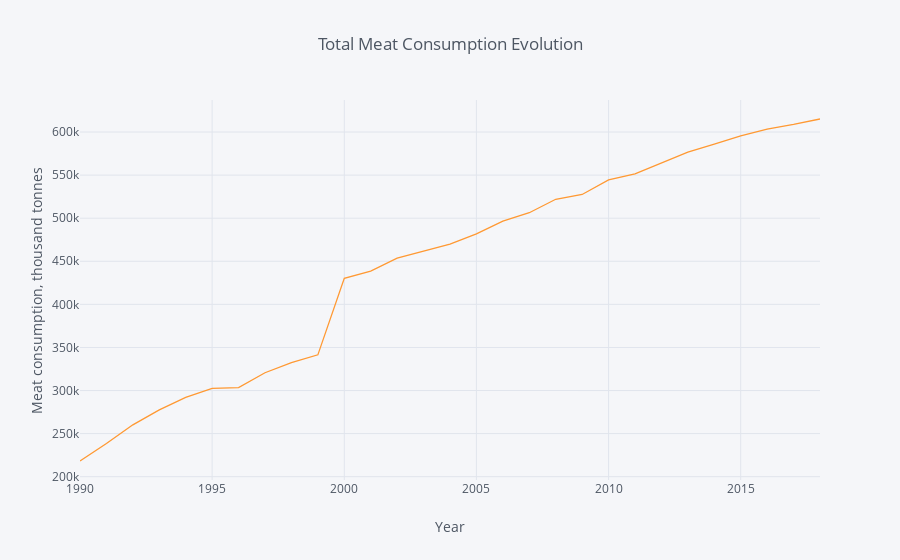

The code cell stored with this chart in its notebook:
### Code cell
# Option 2: we can use iplot on the df_total_year pandas Dataframe
# In this case we need to specify the x and y axis
df_total_year.iplot(kind='line', 
                    x='TIME',
                    y='Value',
                    title='Total Meat Consumption Evolution',
                    xTitle='Year',
                    yTitle='Meat consumption, thousand tonnes')

### Figure 1 — Plotly figure (JSON) as saved in the notebook; plotly's stock layout.template omitted (floating-point values rounded to 4 significant figures)
{"data": [{"line": {"color": "rgba(255, 153, 51, 1.0)", "dash": "solid", "shape": "linear", "width": 1.3}, "mode": "lines", "name": "Value", "text": "", "type": "scatter", "uid": "7af1c844-055d-451e-a459-6d566d0f4277", "x": [1990, 1991, 1992, 1993, 1994, 1995, 1996, 1997, 1998, 1999, 2000, 2001, 2002, 2003, 2004, 2005, 2006, 2007, 2008, 2009, 2010, 2011, 2012, 2013, 2014, 2015, 2016, 2017, 2018], "y": [218203, 238417, 260198, 277449, 292060, 302593, 303447, 320615, 332461, 341410, 430161, 438483, 453547, 461973, 469940, 481864, 496697, 506330, 521975, 527523, 544439, 551565, 564106, 576559, 585890, 595643, 603474, 608799, 615118]}], "layout": {"legend": {"bgcolor": "#F5F6F9", "font": {"color": "#4D5663"}}, "paper_bgcolor": "#F5F6F9", "plot_bgcolor": "#F5F6F9", "title": {"font": {"color": "#4D5663"}, "text": "Total Meat Consumption Evolution"}, "xaxis": {"gridcolor": "#E1E5ED", "showgrid": true, "tickfont": {"color": "#4D5663"}, "title": {"font": {"color": "#4D5663"}, "text": "Year"}, "zerolinecolor": "#E1E5ED"}, "yaxis": {"gridcolor": "#E1E5ED", "showgrid": true, "tickfont": {"color": "#4D5663"}, "title": {"font": {"color": "#4D5663"}, "text": "Meat consumption, thousand tonnes"}, "zerolinecolor": "#E1E5ED"}}}
